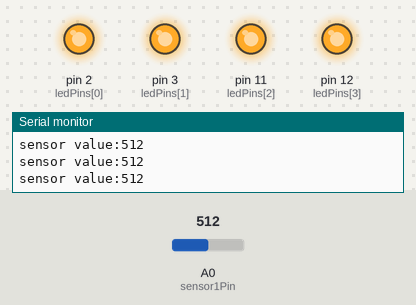
Recording of a sketch running on a simulated Arduino Uno, built with avr-gcc and run on an emulated ATmega328P. Parts: output pins drawn as LEDs (lit = HIGH), the last lines printed to the serial monitor. The test bench sets the inputs (shaded band); at power-on: A0 (sensor1Pin) = 512.

Above: at 1.2 s.
1.3 s: A0 (sensor1Pin) set to 148
2.8 s: A0 (sensor1Pin) set to 124
At 3.7 s:
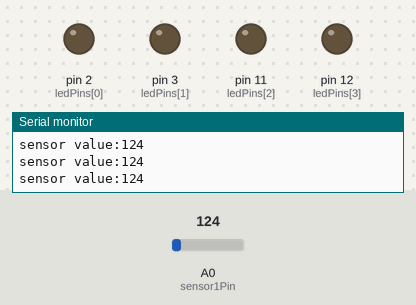
4.3 s: A0 (sensor1Pin) set to 150
At 5.3 s:
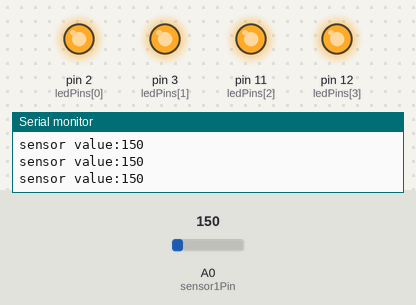
5.8 s: A0 (sensor1Pin) set to 130
At 6.9 s:
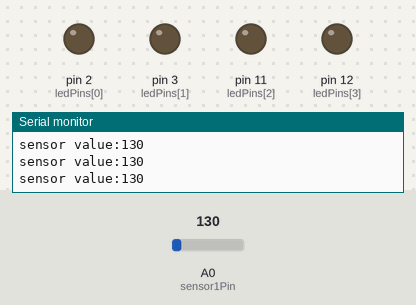
Timing chart, 0 to 8.4 s (numbered marks = the images above; inputs shaded):
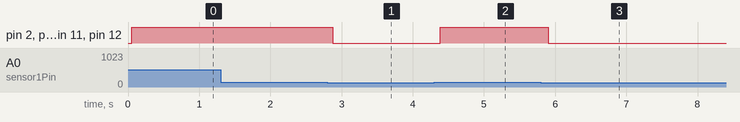

The sketch:

ldr.ino
```cpp
int ledPins[] = {2, 3, 11, 12};
boolean ledStates[] = {true, true, true, true}; int brightness = 0;
int fadeAmount = 1; int ledTotal = sizeof(ledPins) / sizeof(int); int sensor1Pin = A0;
int sensor1Val;


void setup() {
for (int i = 0; i < ledTotal; i++) {
pinMode(ledPins[i], OUTPUT);
Serial.begin(9600);
}
}
void loop() {
sensor1Val = analogRead(sensor1Pin);
delay (50);
Serial.print("sensor value:");
Serial.println(sensor1Val);


for (int i = 0; i < ledTotal; i++) {
if (sensor1Val < 140)
{
digitalWrite(ledPins[i], LOW);

} else {
digitalWrite(ledPins[i], HIGH); // sets the digital pin 13 on

digitalWrite(ledPins[i], ledStates[i]);
}
}
}
```

Measured:
- the behaviour switches between 140 and 139 on A0 (sensor1Pin) (found by bisection; images 0 and 1)
- after the input at 2.8 s, pin 2 (ledPins[0]), pin 3 (ledPins[1]), pin 11 (ledPins[2]), pin 12 (ledPins[3]): HIGH → LOW after 0.07 s
- after the input at 4.3 s, pin 2 (ledPins[0]), pin 3 (ledPins[1]), pin 11 (ledPins[2]), pin 12 (ledPins[3]): LOW → HIGH after 0.09 s
- after the input at 5.8 s, pin 2 (ledPins[0]), pin 3 (ledPins[1]), pin 11 (ledPins[2]), pin 12 (ledPins[3]): HIGH → LOW after 0.10 s
